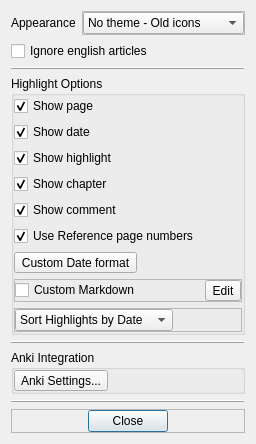
<?xml version="1.0" encoding="UTF-8"?>
<ui version="4.0">
 <class>Prefs</class>
 <widget class="QDialog" name="Prefs">
  <property name="geometry">
   <rect>
    <x>0</x>
    <y>0</y>
    <width>232</width>
    <height>373</height>
   </rect>
  </property>
  <property name="windowTitle">
   <string>Preferences</string>
  </property>
  <property name="toolTip">
   <string/>
  </property>
  <property name="locale">
   <locale language="English" country="UnitedStates"/>
  </property>
  <layout class="QVBoxLayout" name="verticalLayout_2">
   <item>
    <layout class="QGridLayout" name="gridLayout">
     <item row="0" column="0">
      <widget class="QLabel" name="label">
       <property name="sizePolicy">
        <sizepolicy hsizetype="Fixed" vsizetype="Preferred">
         <horstretch>0</horstretch>
         <verstretch>0</verstretch>
        </sizepolicy>
       </property>
       <property name="toolTip">
        <string>Change the application's appearance</string>
       </property>
       <property name="text">
        <string>Appearance</string>
       </property>
      </widget>
     </item>
     <item row="0" column="1">
      <widget class="QFrame" name="frame">
       <property name="frameShape">
        <enum>QFrame::StyledPanel</enum>
       </property>
       <property name="frameShadow">
        <enum>QFrame::Raised</enum>
       </property>
       <layout class="QHBoxLayout" name="horizontalLayout">
        <property name="margin">
         <number>0</number>
        </property>
        <item>
         <widget class="QComboBox" name="theme_box">
          <property name="toolTip">
           <string>Change the application's appearance</string>
          </property>
          <item>
           <property name="text">
            <string>No theme - Old icons</string>
           </property>
          </item>
          <item>
           <property name="text">
            <string>No theme - New icons</string>
           </property>
          </item>
          <item>
           <property name="text">
            <string>Dark theme - Old icons</string>
           </property>
          </item>
          <item>
           <property name="text">
            <string>Dark theme - New icons</string>
           </property>
          </item>
          <item>
           <property name="text">
            <string>Light theme - Old icons</string>
           </property>
          </item>
          <item>
           <property name="text">
            <string>Light theme - New icons</string>
           </property>
          </item>
         </widget>
        </item>
        <item>
         <spacer name="horizontalSpacer_3">
          <property name="orientation">
           <enum>Qt::Horizontal</enum>
          </property>
          <property name="sizeHint" stdset="0">
           <size>
            <width>9</width>
            <height>20</height>
           </size>
          </property>
         </spacer>
        </item>
       </layout>
      </widget>
     </item>
     <item row="1" column="0" colspan="2">
      <widget class="QCheckBox" name="alt_title_sort_chk">
       <property name="toolTip">
        <string>Ignore the english articles &quot;A&quot; and &quot;The&quot; when sorting by Title</string>
       </property>
       <property name="text">
        <string>Ignore english articles</string>
       </property>
      </widget>
     </item>
    </layout>
   </item>
   <item>
    <widget class="QFrame" name="frame_4">
     <property name="frameShape">
      <enum>QFrame::HLine</enum>
     </property>
     <property name="frameShadow">
      <enum>QFrame::Raised</enum>
     </property>
    </widget>
   </item>
   <item>
    <widget class="QGroupBox" name="groupBox">
     <property name="title">
      <string>Highlight Options</string>
     </property>
     <layout class="QVBoxLayout" name="verticalLayout">
      <property name="margin">
       <number>0</number>
      </property>
      <item>
       <widget class="QCheckBox" name="show_page_chk">
        <property name="toolTip">
         <string>Show the highlight's page number</string>
        </property>
        <property name="text">
         <string>Show page</string>
        </property>
        <property name="checkable">
         <bool>true</bool>
        </property>
        <property name="checked">
         <bool>true</bool>
        </property>
       </widget>
      </item>
      <item>
       <widget class="QCheckBox" name="show_date_chk">
        <property name="toolTip">
         <string>Show the highlight's date</string>
        </property>
        <property name="text">
         <string>Show date</string>
        </property>
        <property name="checked">
         <bool>true</bool>
        </property>
       </widget>
      </item>
      <item>
       <widget class="QCheckBox" name="show_high_chk">
        <property name="toolTip">
         <string>Show the highlight's text</string>
        </property>
        <property name="text">
         <string>Show highlight</string>
        </property>
        <property name="checked">
         <bool>true</bool>
        </property>
       </widget>
      </item>
      <item>
       <widget class="QCheckBox" name="show_chap_chk">
        <property name="toolTip">
         <string>Show the highlight's chapter</string>
        </property>
        <property name="text">
         <string>Show chapter</string>
        </property>
        <property name="checked">
         <bool>true</bool>
        </property>
       </widget>
      </item>
      <item>
       <widget class="QCheckBox" name="show_comm_chk">
        <property name="toolTip">
         <string>Show the highlight's comment</string>
        </property>
        <property name="text">
         <string>Show comment</string>
        </property>
        <property name="checked">
         <bool>true</bool>
        </property>
       </widget>
      </item>
      <item>
       <widget class="QCheckBox" name="show_ref_pg_chk">
        <property name="toolTip">
         <string>Prefer reference page numbers if exists</string>
        </property>
        <property name="text">
         <string>Use Reference page numbers</string>
        </property>
        <property name="checked">
         <bool>true</bool>
        </property>
       </widget>
      </item>
      <item>
       <widget class="QToolButton" name="custom_date_btn">
        <property name="toolTip">
         <string>Change the way date is displayed</string>
        </property>
        <property name="text">
         <string>Custom Date format</string>
        </property>
        <property name="icon">
         <iconset resource="images.qrc">
          <normaloff>:/stuff/calendar.png</normaloff>:/stuff/calendar.png</iconset>
        </property>
        <property name="toolButtonStyle">
         <enum>Qt::ToolButtonTextBesideIcon</enum>
        </property>
       </widget>
      </item>
      <item>
       <widget class="QFrame" name="frame_6">
        <property name="frameShape">
         <enum>QFrame::StyledPanel</enum>
        </property>
        <property name="frameShadow">
         <enum>QFrame::Raised</enum>
        </property>
        <layout class="QHBoxLayout" name="horizontalLayout_3">
         <property name="margin">
          <number>0</number>
         </property>
         <item>
          <widget class="QCheckBox" name="custom_template_chk">
           <property name="toolTip">
            <string>Use a custom template for Markdown export</string>
           </property>
           <property name="text">
            <string>Custom Markdown</string>
           </property>
          </widget>
         </item>
         <item>
          <widget class="QToolButton" name="custom_template_btn">
           <property name="contextMenuPolicy">
            <enum>Qt::CustomContextMenu</enum>
           </property>
           <property name="toolTip">
            <string>Edit the Markdown export template</string>
           </property>
           <property name="text">
            <string>Edit</string>
           </property>
           <property name="icon">
            <iconset resource="images.qrc">
             <normaloff>:/stuff/file_edit.png</normaloff>:/stuff/file_edit.png</iconset>
           </property>
           <property name="toolButtonStyle">
            <enum>Qt::ToolButtonTextBesideIcon</enum>
           </property>
          </widget>
         </item>
        </layout>
       </widget>
      </item>
      <item>
       <widget class="QFrame" name="frame_3">
        <property name="frameShape">
         <enum>QFrame::StyledPanel</enum>
        </property>
        <property name="frameShadow">
         <enum>QFrame::Raised</enum>
        </property>
        <layout class="QHBoxLayout" name="horizontalLayout_4">
         <property name="margin">
          <number>0</number>
         </property>
         <item>
          <widget class="QComboBox" name="sort_box">
           <property name="toolTip">
            <string>Change the sorting method of the highlights</string>
           </property>
           <item>
            <property name="text">
             <string>Sort Highlights by Date</string>
            </property>
           </item>
           <item>
            <property name="text">
             <string>Sort Highlights by Page</string>
            </property>
           </item>
          </widget>
         </item>
         <item>
          <spacer name="horizontalSpacer_4">
           <property name="orientation">
            <enum>Qt::Horizontal</enum>
           </property>
           <property name="sizeHint" stdset="0">
            <size>
             <width>76</width>
             <height>9</height>
            </size>
           </property>
          </spacer>
         </item>
        </layout>
       </widget>
      </item>
     </layout>
    </widget>
   </item>
   <item>
    <widget class="QFrame" name="frame_7">
     <property name="frameShape">
      <enum>QFrame::HLine</enum>
     </property>
     <property name="frameShadow">
      <enum>QFrame::Raised</enum>
     </property>
    </widget>
   </item>
   <item>
    <widget class="QGroupBox" name="anki_group_box">
     <property name="title">
      <string>Anki Integration</string>
     </property>
     <layout class="QHBoxLayout" name="horizontalLayout_5">
      <property name="margin">
       <number>0</number>
      </property>
      <item>
       <widget class="QToolButton" name="anki_settings_btn">
        <property name="toolTip">
         <string>Configure Anki export settings</string>
        </property>
        <property name="text">
         <string>Anki Settings...</string>
        </property>
        <property name="toolButtonStyle">
         <enum>Qt::ToolButtonTextBesideIcon</enum>
        </property>
       </widget>
      </item>
      <item>
       <spacer name="horizontalSpacer_5">
        <property name="orientation">
         <enum>Qt::Horizontal</enum>
        </property>
        <property name="sizeHint" stdset="0">
         <size>
          <width>40</width>
          <height>20</height>
         </size>
        </property>
       </spacer>
      </item>
     </layout>
    </widget>
   </item>
   <item>
    <spacer name="verticalSpacer">
     <property name="orientation">
      <enum>Qt::Vertical</enum>
     </property>
     <property name="sizeHint" stdset="0">
      <size>
       <width>20</width>
       <height>40</height>
      </size>
     </property>
    </spacer>
   </item>
   <item>
    <widget class="QFrame" name="frame_5">
     <property name="frameShape">
      <enum>QFrame::HLine</enum>
     </property>
     <property name="frameShadow">
      <enum>QFrame::Raised</enum>
     </property>
    </widget>
   </item>
   <item>
    <widget class="QFrame" name="frame_2">
     <property name="frameShape">
      <enum>QFrame::StyledPanel</enum>
     </property>
     <property name="frameShadow">
      <enum>QFrame::Raised</enum>
     </property>
     <layout class="QHBoxLayout" name="horizontalLayout_2">
      <property name="margin">
       <number>0</number>
      </property>
      <item>
       <spacer name="horizontalSpacer">
        <property name="orientation">
         <enum>Qt::Horizontal</enum>
        </property>
        <property name="sizeHint" stdset="0">
         <size>
          <width>79</width>
          <height>20</height>
         </size>
        </property>
       </spacer>
      </item>
      <item>
       <widget class="QPushButton" name="close_btn">
        <property name="text">
         <string>Close</string>
        </property>
       </widget>
      </item>
      <item>
       <spacer name="horizontalSpacer_2">
        <property name="orientation">
         <enum>Qt::Horizontal</enum>
        </property>
        <property name="sizeHint" stdset="0">
         <size>
          <width>79</width>
          <height>20</height>
         </size>
        </property>
       </spacer>
      </item>
     </layout>
    </widget>
   </item>
  </layout>
 </widget>
 <tabstops>
  <tabstop>close_btn</tabstop>
 </tabstops>
 <resources>
 <include location="images.qrc"/>
 </resources>
 <connections>
  <connection>
   <sender>close_btn</sender>
   <signal>clicked()</signal>
   <receiver>Prefs</receiver>
   <slot>close()</slot>
   <hints>
    <hint type="sourcelabel">
     <x>156</x>
     <y>169</y>
    </hint>
    <hint type="destinationlabel">
     <x>239</x>
     <y>179</y>
    </hint>
   </hints>
  </connection>
 </connections>
</ui>
